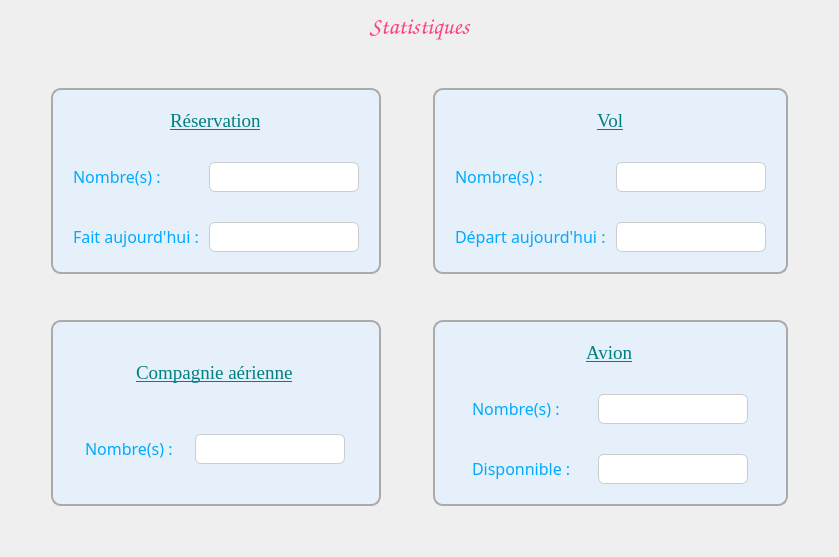
          <widget class="QWidget" name="page">
           <layout class="QGridLayout" name="gridLayout_12">
            <item row="2" column="2">
             <spacer name="horizontalSpacer_4">
              <property name="orientation">
               <enum>Qt::Orientation::Horizontal</enum>
              </property>
              <property name="sizeType">
               <enum>QSizePolicy::Policy::Preferred</enum>
              </property>
              <property name="sizeHint" stdset="0">
               <size>
                <width>40</width>
                <height>20</height>
               </size>
              </property>
             </spacer>
            </item>
            <item row="5" column="1">
             <spacer name="verticalSpacer_8">
              <property name="orientation">
               <enum>Qt::Orientation::Vertical</enum>
              </property>
              <property name="sizeType">
               <enum>QSizePolicy::Policy::Preferred</enum>
              </property>
              <property name="sizeHint" stdset="0">
               <size>
                <width>20</width>
                <height>40</height>
               </size>
              </property>
             </spacer>
            </item>
            <item row="2" column="3">
             <widget class="QFrame" name="frame_7">
              <property name="styleSheet">
               <string notr="true">QFrame {
border : 2px solid #aaaaaa;
background-color : #E6F0FA;
border-radius : 10px;
}

</string>
              </property>
              <property name="frameShape">
               <enum>QFrame::Shape::StyledPanel</enum>
              </property>
              <property name="frameShadow">
               <enum>QFrame::Shadow::Raised</enum>
              </property>
              <layout class="QGridLayout" name="gridLayout_2">
               <property name="leftMargin">
                <number>20</number>
               </property>
               <property name="topMargin">
                <number>20</number>
               </property>
               <property name="rightMargin">
                <number>20</number>
               </property>
               <property name="bottomMargin">
                <number>20</number>
               </property>
               <property name="horizontalSpacing">
                <number>10</number>
               </property>
               <property name="verticalSpacing">
                <number>30</number>
               </property>
               <item row="1" column="0">
                <widget class="QLabel" name="label_23">
                 <property name="sizePolicy">
                  <sizepolicy hsizetype="Fixed" vsizetype="Fixed">
                   <horstretch>0</horstretch>
                   <verstretch>0</verstretch>
                  </sizepolicy>
                 </property>
                 <property name="font">
                  <font>
                   <family>Calisto MT</family>
                   <pointsize>12</pointsize>
                  </font>
                 </property>
                 <property name="styleSheet">
                  <string notr="true">border : none;
color: #00aaff;</string>
                 </property>
                 <property name="text">
                  <string>Nombre(s) :</string>
                 </property>
                </widget>
               </item>
               <item row="1" column="1">
                <widget class="QLineEdit" name="nbrVol">
                 <property name="sizePolicy">
                  <sizepolicy hsizetype="Expanding" vsizetype="Preferred">
                   <horstretch>0</horstretch>
                   <verstretch>0</verstretch>
                  </sizepolicy>
                 </property>
                 <property name="minimumSize">
                  <size>
                   <width>50</width>
                   <height>30</height>
                  </size>
                 </property>
                 <property name="maximumSize">
                  <size>
                   <width>150</width>
                   <height>30</height>
                  </size>
                 </property>
                 <property name="font">
                  <font>
                   <family>Times New Roman</family>
                   <pointsize>14</pointsize>
                  </font>
                 </property>
                 <property name="styleSheet">
                  <string notr="true">QLineEdit {
  border: 1px solid #ccc;
  border-radius: 6px;
}</string>
                 </property>
                 <property name="alignment">
                  <set>Qt::AlignmentFlag::AlignCenter</set>
                 </property>
                 <property name="readOnly">
                  <bool>true</bool>
                 </property>
                </widget>
               </item>
               <item row="0" column="0" colspan="2" alignment="Qt::AlignmentFlag::AlignHCenter">
                <widget class="QLabel" name="label_6">
                 <property name="sizePolicy">
                  <sizepolicy hsizetype="Preferred" vsizetype="Fixed">
                   <horstretch>0</horstretch>
                   <verstretch>0</verstretch>
                  </sizepolicy>
                 </property>
                 <property name="font">
                  <font>
                   <family>Times New Roman</family>
                   <pointsize>14</pointsize>
                   <underline>true</underline>
                  </font>
                 </property>
                 <property name="styleSheet">
                  <string notr="true">border : none;
color: teal;</string>
                 </property>
                 <property name="text">
                  <string>Vol</string>
                 </property>
                </widget>
               </item>
               <item row="2" column="1">
                <widget class="QLineEdit" name="departAu">
                 <property name="sizePolicy">
                  <sizepolicy hsizetype="Expanding" vsizetype="Preferred">
                   <horstretch>0</horstretch>
                   <verstretch>0</verstretch>
                  </sizepolicy>
                 </property>
                 <property name="minimumSize">
                  <size>
                   <width>50</width>
                   <height>30</height>
                  </size>
                 </property>
                 <property name="maximumSize">
                  <size>
                   <width>150</width>
                   <height>30</height>
                  </size>
                 </property>
                 <property name="font">
                  <font>
                   <family>Times New Roman</family>
                   <pointsize>14</pointsize>
                  </font>
                 </property>
                 <property name="styleSheet">
                  <string notr="true">QLineEdit {
  border: 1px solid #ccc;
  border-radius: 6px;
}</string>
                 </property>
                 <property name="alignment">
                  <set>Qt::AlignmentFlag::AlignCenter</set>
                 </property>
                </widget>
               </item>
               <item row="2" column="0">
                <widget class="QLabel" name="label_22">
                 <property name="sizePolicy">
                  <sizepolicy hsizetype="Fixed" vsizetype="Fixed">
                   <horstretch>0</horstretch>
                   <verstretch>0</verstretch>
                  </sizepolicy>
                 </property>
                 <property name="font">
                  <font>
                   <family>Calisto MT</family>
                   <pointsize>12</pointsize>
                  </font>
                 </property>
                 <property name="styleSheet">
                  <string notr="true">border : none;
color: #00aaff;</string>
                 </property>
                 <property name="text">
                  <string>Départ aujourd'hui :</string>
                 </property>
                </widget>
               </item>
              </layout>
             </widget>
            </item>
            <item row="4" column="1">
             <widget class="QFrame" name="frame_9">
              <property name="styleSheet">
               <string notr="true">QFrame {
border : 2px solid #aaaaaa;
background-color : #E6F0FA;
border-radius : 10px;
}

</string>
              </property>
              <property name="frameShape">
               <enum>QFrame::Shape::StyledPanel</enum>
              </property>
              <property name="frameShadow">
               <enum>QFrame::Shadow::Raised</enum>
              </property>
              <layout class="QGridLayout" name="gridLayout_9">
               <property name="leftMargin">
                <number>20</number>
               </property>
               <property name="topMargin">
                <number>20</number>
               </property>
               <property name="rightMargin">
                <number>20</number>
               </property>
               <property name="bottomMargin">
                <number>20</number>
               </property>
               <property name="horizontalSpacing">
                <number>10</number>
               </property>
               <property name="verticalSpacing">
                <number>30</number>
               </property>
               <item row="1" column="1">
                <widget class="QLineEdit" name="nbrCompagnie">
                 <property name="sizePolicy">
                  <sizepolicy hsizetype="Expanding" vsizetype="Preferred">
                   <horstretch>0</horstretch>
                   <verstretch>0</verstretch>
                  </sizepolicy>
                 </property>
                 <property name="minimumSize">
                  <size>
                   <width>50</width>
                   <height>30</height>
                  </size>
                 </property>
                 <property name="maximumSize">
                  <size>
                   <width>150</width>
                   <height>30</height>
                  </size>
                 </property>
                 <property name="font">
                  <font>
                   <family>Times New Roman</family>
                   <pointsize>14</pointsize>
                  </font>
                 </property>
                 <property name="styleSheet">
                  <string notr="true">QLineEdit {
  border: 1px solid #ccc;
  border-radius: 6px;
}</string>
                 </property>
                 <property name="alignment">
                  <set>Qt::AlignmentFlag::AlignCenter</set>
                 </property>
                 <property name="readOnly">
                  <bool>true</bool>
                 </property>
                </widget>
               </item>
               <item row="1" column="0">
                <widget class="QLabel" name="label_21">
                 <property name="sizePolicy">
                  <sizepolicy hsizetype="Fixed" vsizetype="Fixed">
                   <horstretch>0</horstretch>
                   <verstretch>0</verstretch>
                  </sizepolicy>
                 </property>
                 <property name="font">
                  <font>
                   <family>Calisto MT</family>
                   <pointsize>12</pointsize>
                  </font>
                 </property>
                 <property name="styleSheet">
                  <string notr="true">border : none;
color: #00aaff;</string>
                 </property>
                 <property name="text">
                  <string>Nombre(s) :</string>
                 </property>
                </widget>
               </item>
               <item row="0" column="0" colspan="2" alignment="Qt::AlignmentFlag::AlignHCenter">
                <widget class="QLabel" name="label_3">
                 <property name="sizePolicy">
                  <sizepolicy hsizetype="Fixed" vsizetype="Fixed">
                   <horstretch>0</horstretch>
                   <verstretch>0</verstretch>
                  </sizepolicy>
                 </property>
                 <property name="font">
                  <font>
                   <family>Times New Roman</family>
                   <pointsize>14</pointsize>
                   <underline>true</underline>
                  </font>
                 </property>
                 <property name="styleSheet">
                  <string notr="true">border : none;
color: teal;</string>
                 </property>
                 <property name="text">
                  <string>Compagnie aérienne</string>
                 </property>
                </widget>
               </item>
              </layout>
             </widget>
            </item>
            <item row="1" column="1">
             <spacer name="verticalSpacer">
              <property name="orientation">
               <enum>Qt::Orientation::Vertical</enum>
              </property>
              <property name="sizeType">
               <enum>QSizePolicy::Policy::Preferred</enum>
              </property>
              <property name="sizeHint" stdset="0">
               <size>
                <width>20</width>
                <height>40</height>
               </size>
              </property>
             </spacer>
            </item>
            <item row="2" column="4">
             <spacer name="horizontalSpacer_3">
              <property name="orientation">
               <enum>Qt::Orientation::Horizontal</enum>
              </property>
              <property name="sizeType">
               <enum>QSizePolicy::Policy::Preferred</enum>
              </property>
              <property name="sizeHint" stdset="0">
               <size>
                <width>40</width>
                <height>20</height>
               </size>
              </property>
             </spacer>
            </item>
            <item row="2" column="1">
             <widget class="QFrame" name="frame_5">
              <property name="styleSheet">
               <string notr="true">QFrame {
border : 2px solid #aaaaaa;
background-color : #E6F0FA;
border-radius : 10px;
}

</string>
              </property>
              <property name="frameShape">
               <enum>QFrame::Shape::StyledPanel</enum>
              </property>
              <property name="frameShadow">
               <enum>QFrame::Shadow::Raised</enum>
              </property>
              <layout class="QGridLayout" name="gridLayout">
               <property name="leftMargin">
                <number>20</number>
               </property>
               <property name="topMargin">
                <number>20</number>
               </property>
               <property name="rightMargin">
                <number>20</number>
               </property>
               <property name="bottomMargin">
                <number>20</number>
               </property>
               <property name="horizontalSpacing">
                <number>10</number>
               </property>
               <property name="verticalSpacing">
                <number>30</number>
               </property>
               <item row="1" column="1">
                <widget class="QLineEdit" name="nbrReservation">
                 <property name="sizePolicy">
                  <sizepolicy hsizetype="Expanding" vsizetype="Preferred">
                   <horstretch>0</horstretch>
                   <verstretch>0</verstretch>
                  </sizepolicy>
                 </property>
                 <property name="minimumSize">
                  <size>
                   <width>50</width>
                   <height>30</height>
                  </size>
                 </property>
                 <property name="maximumSize">
                  <size>
                   <width>150</width>
                   <height>30</height>
                  </size>
                 </property>
                 <property name="font">
                  <font>
                   <family>Times New Roman</family>
                   <pointsize>14</pointsize>
                  </font>
                 </property>
                 <property name="styleSheet">
                  <string notr="true">QLineEdit {
  border: 1px solid #ccc;
  border-radius: 6px;
}</string>
                 </property>
                 <property name="alignment">
                  <set>Qt::AlignmentFlag::AlignCenter</set>
                 </property>
                 <property name="readOnly">
                  <bool>true</bool>
                 </property>
                </widget>
               </item>
               <item row="1" column="0">
                <widget class="QLabel" name="label">
                 <property name="sizePolicy">
                  <sizepolicy hsizetype="Fixed" vsizetype="Fixed">
                   <horstretch>0</horstretch>
                   <verstretch>0</verstretch>
                  </sizepolicy>
                 </property>
                 <property name="font">
                  <font>
                   <family>Calisto MT</family>
                   <pointsize>12</pointsize>
                  </font>
                 </property>
                 <property name="styleSheet">
                  <string notr="true">border : none;
color: #00aaff;</string>
                 </property>
                 <property name="text">
                  <string>Nombre(s) :</string>
                 </property>
                </widget>
               </item>
               <item row="0" column="0" colspan="2" alignment="Qt::AlignmentFlag::AlignHCenter">
                <widget class="QLabel" name="label_2">
                 <property name="sizePolicy">
                  <sizepolicy hsizetype="Preferred" vsizetype="Fixed">
                   <horstretch>0</horstretch>
                   <verstretch>0</verstretch>
                  </sizepolicy>
                 </property>
                 <property name="font">
                  <font>
                   <family>Times New Roman</family>
                   <pointsize>14</pointsize>
                   <underline>true</underline>
                  </font>
                 </property>
                 <property name="styleSheet">
                  <string notr="true">border : none;
color: teal;</string>
                 </property>
                 <property name="text">
                  <string>Réservation</string>
                 </property>
                </widget>
               </item>
               <item row="2" column="1">
                <widget class="QLineEdit" name="reservationAu">
                 <property name="sizePolicy">
                  <sizepolicy hsizetype="Expanding" vsizetype="Preferred">
                   <horstretch>0</horstretch>
                   <verstretch>0</verstretch>
                  </sizepolicy>
                 </property>
                 <property name="minimumSize">
                  <size>
                   <width>50</width>
                   <height>30</height>
                  </size>
                 </property>
                 <property name="maximumSize">
                  <size>
                   <width>150</width>
                   <height>30</height>
                  </size>
                 </property>
                 <property name="font">
                  <font>
                   <family>Times New Roman</family>
                   <pointsize>14</pointsize>
                  </font>
                 </property>
                 <property name="styleSheet">
                  <string notr="true">QLineEdit {
  border: 1px solid #ccc;
  border-radius: 6px;
}</string>
                 </property>
                 <property name="alignment">
                  <set>Qt::AlignmentFlag::AlignCenter</set>
                 </property>
                </widget>
               </item>
               <item row="2" column="0">
                <widget class="QLabel" name="label_4">
                 <property name="sizePolicy">
                  <sizepolicy hsizetype="Fixed" vsizetype="Fixed">
                   <horstretch>0</horstretch>
                   <verstretch>0</verstretch>
                  </sizepolicy>
                 </property>
                 <property name="font">
                  <font>
                   <family>Calisto MT</family>
                   <pointsize>12</pointsize>
                  </font>
                 </property>
                 <property name="styleSheet">
                  <string notr="true">border : none;
color: #00aaff;</string>
                 </property>
                 <property name="text">
                  <string>Fait aujourd'hui :</string>
                 </property>
                </widget>
               </item>
              </layout>
             </widget>
            </item>
            <item row="2" column="0">
             <spacer name="horizontalSpacer_2">
              <property name="orientation">
               <enum>Qt::Orientation::Horizontal</enum>
              </property>
              <property name="sizeType">
               <enum>QSizePolicy::Policy::Preferred</enum>
              </property>
              <property name="sizeHint" stdset="0">
               <size>
                <width>40</width>
                <height>20</height>
               </size>
              </property>
             </spacer>
            </item>
            <item row="4" column="3">
             <widget class="QFrame" name="frame_8">
              <property name="styleSheet">
               <string notr="true">QFrame {
border : 2px solid #aaaaaa;
background-color : #E6F0FA;
border-radius : 10px;
}

</string>
              </property>
              <property name="frameShape">
               <enum>QFrame::Shape::StyledPanel</enum>
              </property>
              <property name="frameShadow">
               <enum>QFrame::Shadow::Raised</enum>
              </property>
              <layout class="QGridLayout" name="gridLayout_10">
               <property name="leftMargin">
                <number>20</number>
               </property>
               <property name="topMargin">
                <number>20</number>
               </property>
               <property name="rightMargin">
                <number>20</number>
               </property>
               <property name="bottomMargin">
                <number>20</number>
               </property>
               <property name="horizontalSpacing">
                <number>10</number>
               </property>
               <property name="verticalSpacing">
                <number>30</number>
               </property>
               <item row="1" column="1">
                <widget class="QLineEdit" name="nbrAvion">
                 <property name="sizePolicy">
                  <sizepolicy hsizetype="Expanding" vsizetype="Preferred">
                   <horstretch>0</horstretch>
                   <verstretch>0</verstretch>
                  </sizepolicy>
                 </property>
                 <property name="minimumSize">
                  <size>
                   <width>50</width>
                   <height>30</height>
                  </size>
                 </property>
                 <property name="maximumSize">
                  <size>
                   <width>150</width>
                   <height>30</height>
                  </size>
                 </property>
                 <property name="font">
                  <font>
                   <family>Times New Roman</family>
                   <pointsize>14</pointsize>
                  </font>
                 </property>
                 <property name="styleSheet">
                  <string notr="true">QLineEdit {
  border: 1px solid #ccc;
  border-radius: 6px;
}</string>
                 </property>
                 <property name="alignment">
                  <set>Qt::AlignmentFlag::AlignCenter</set>
                 </property>
                 <property name="readOnly">
                  <bool>true</bool>
                 </property>
                </widget>
               </item>
               <item row="0" column="0" colspan="2" alignment="Qt::AlignmentFlag::AlignHCenter">
                <widget class="QLabel" name="label_5">
                 <property name="sizePolicy">
                  <sizepolicy hsizetype="Preferred" vsizetype="Fixed">
                   <horstretch>0</horstretch>
                   <verstretch>0</verstretch>
                  </sizepolicy>
                 </property>
                 <property name="font">
                  <font>
                   <family>Times New Roman</family>
                   <pointsize>14</pointsize>
                   <underline>true</underline>
                  </font>
                 </property>
                 <property name="styleSheet">
                  <string notr="true">border : none;
color: teal;</string>
                 </property>
                 <property name="text">
                  <string>Avion</string>
                 </property>
                </widget>
               </item>
               <item row="1" column="0">
                <widget class="QLabel" name="label_24">
                 <property name="sizePolicy">
                  <sizepolicy hsizetype="Fixed" vsizetype="Fixed">
                   <horstretch>0</horstretch>
                   <verstretch>0</verstretch>
                  </sizepolicy>
                 </property>
                 <property name="font">
                  <font>
                   <family>Calisto MT</family>
                   <pointsize>12</pointsize>
                  </font>
                 </property>
                 <property name="styleSheet">
                  <string notr="true">border : none;
color: #00aaff;</string>
                 </property>
                 <property name="text">
                  <string>Nombre(s) :</string>
                 </property>
                </widget>
               </item>
               <item row="2" column="1">
                <widget class="QLineEdit" name="avionDisponnible">
                 <property name="sizePolicy">
                  <sizepolicy hsizetype="Expanding" vsizetype="Preferred">
                   <horstretch>0</horstretch>
                   <verstretch>0</verstretch>
                  </sizepolicy>
                 </property>
                 <property name="minimumSize">
                  <size>
                   <width>50</width>
                   <height>30</height>
                  </size>
                 </property>
                 <property name="maximumSize">
                  <size>
                   <width>150</width>
                   <height>30</height>
                  </size>
                 </property>
                 <property name="font">
                  <font>
                   <family>Times New Roman</family>
                   <pointsize>14</pointsize>
                  </font>
                 </property>
                 <property name="styleSheet">
                  <string notr="true">QLineEdit {
  border: 1px solid #ccc;
  border-radius: 6px;
}</string>
                 </property>
                 <property name="alignment">
                  <set>Qt::AlignmentFlag::AlignCenter</set>
                 </property>
                </widget>
               </item>
               <item row="2" column="0">
                <widget class="QLabel" name="label_25">
                 <property name="sizePolicy">
                  <sizepolicy hsizetype="Fixed" vsizetype="Fixed">
                   <horstretch>0</horstretch>
                   <verstretch>0</verstretch>
                  </sizepolicy>
                 </property>
                 <property name="font">
                  <font>
                   <family>Calisto MT</family>
                   <pointsize>12</pointsize>
                  </font>
                 </property>
                 <property name="styleSheet">
                  <string notr="true">border : none;
color: #00aaff;</string>
                 </property>
                 <property name="text">
                  <string>Disponnible :</string>
                 </property>
                </widget>
               </item>
              </layout>
             </widget>
            </item>
            <item row="0" column="1" colspan="3">
             <widget class="QLabel" name="label_160">
              <property name="sizePolicy">
               <sizepolicy hsizetype="Preferred" vsizetype="Fixed">
                <horstretch>0</horstretch>
                <verstretch>0</verstretch>
               </sizepolicy>
              </property>
              <property name="font">
               <font>
                <family>Comic Sans MS</family>
                <pointsize>18</pointsize>
               </font>
              </property>
              <property name="styleSheet">
               <string notr="true">color: #FF4081;</string>
              </property>
              <property name="text">
               <string>Statistiques</string>
              </property>
              <property name="textFormat">
               <enum>Qt::TextFormat::AutoText</enum>
              </property>
              <property name="alignment">
               <set>Qt::AlignmentFlag::AlignCenter</set>
              </property>
              <property name="margin">
               <number>10</number>
              </property>
             </widget>
            </item>
            <item row="3" column="1">
             <spacer name="verticalSpacer_9">
              <property name="orientation">
               <enum>Qt::Orientation::Vertical</enum>
              </property>
              <property name="sizeType">
               <enum>QSizePolicy::Policy::Preferred</enum>
              </property>
              <property name="sizeHint" stdset="0">
               <size>
                <width>20</width>
                <height>40</height>
               </size>
              </property>
             </spacer>
            </item>
           </layout>
          </widget>
